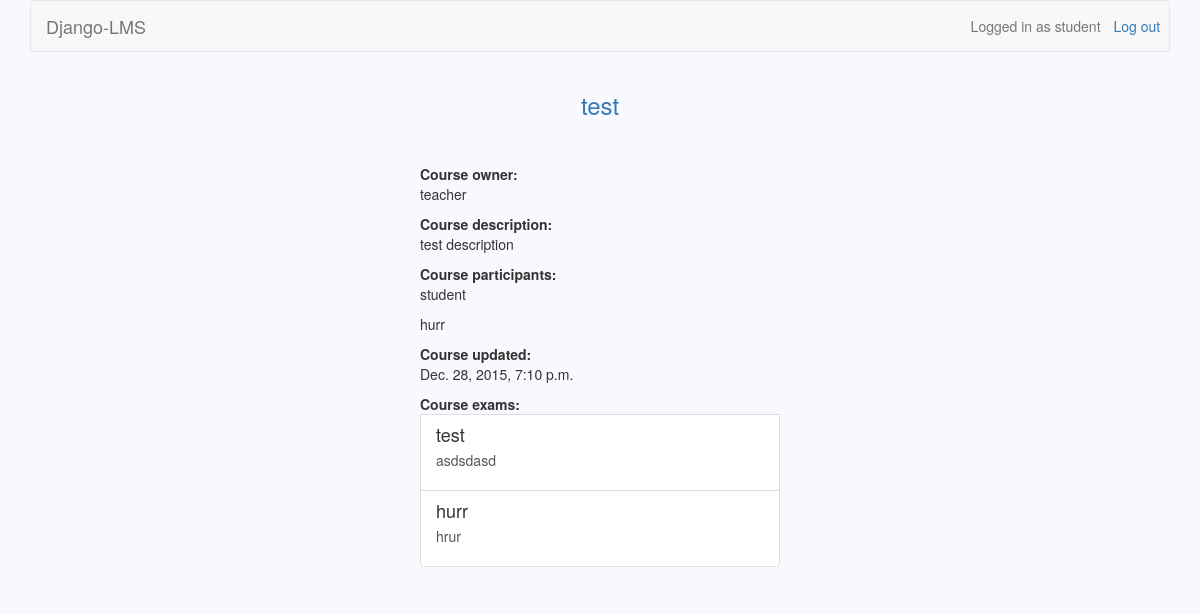
Screenshot of /courses/27/s (signed in) with the database file from the repository.
### users/models.py (models this page shows, shortened)
class User(AbstractBaseUser):
	username = models.CharField(max_length=30, unique=True)
	email = models.EmailField(max_length=30, unique=True)
	is_teacher = models.BooleanField(default=False)
	date_joined = models.DateTimeField(default=timezone.now)
	is_active = models.BooleanField(default=True)
	USERNAME_FIELD = 'username'
	objects = UserManager()

### courses/models.py (models this page shows)
class Course(models.Model):
	owner = models.CharField(max_length=30)
	name = models.CharField(max_length=30)
	description = models.TextField(blank=True)
	updated = models.DateTimeField(auto_now=True)
	participants = models.ManyToManyField(settings.AUTH_USER_MODEL, blank=True, through='Participation')

class Participation(models.Model):
	user = models.ForeignKey(settings.AUTH_USER_MODEL)
	course = models.ForeignKey(Course)

### exams/models.py (models this page shows)
class Exam(models.Model):
	owner = models.CharField(max_length=30)
	name = models.CharField(max_length=30)
	description = models.TextField(blank=True)
	updated = models.DateTimeField(auto_now=True)
	date_to_be_taken = models.DateTimeField()
	course = models.ForeignKey(Course)

### courses/views.py (the view)
# urls.py: url(r'^(\d+)/s$', views.view_course, name='view_course'),
@user_passes_test(student_check)
def view_course(request, course_id):
    course = Course.objects.get(id=course_id)
    participants = list(Participation.objects.filter(course=course_id))
    exams = Exam.objects.filter(course=course_id)
    return render(request, 'view_course.html', {'course': course, 'participants': participants, 'exams': exams})

### courses/views.py (called while the page is built)
def student_check(user):
    return not user.is_teacher

### courses/templates/view_course.html
{% extends 'base.html' %}
{% block header_text %}{{ course.name }}{% endblock %}
{% block dashboard %}
	<b>Course owner:</b>
	<p>{{ course.owner }}</p>
	<b>Course description:</b>
	<p>{{ course.description }}</p>
	<b>Course participants:</b>
	{% for participant in participants %}
		<p>{{ participant.user }}</p>
	{% endfor %}
	<b>Course updated:</b>
	<p>{{ course.updated }}</p>
	<b>Course exams:</b>
	{% for exam in exams %}
		<a class="list-group-item" href="{% url 'view_exam' course.id exam.id %}">
			<h4 class="list-group-item-heading">{{ exam.name }}</h4>
			<p class="list-group-item-description">{{ exam.description }}</p>
		</a>
	{% endfor %}
{% endblock %}

### django-lms/templates/base.html (shortened to what this page needs)
{% load staticfiles %}
<!DOCTYPE html>
<html>
    <head>
        <link href="/static/bootstrap/css/bootstrap.min.css" rel="stylesheet">
        <link href="/static/base.css" rel="stylesheet">
	</head>
    <body>
        <div class="container">
            <nav class="navbar navbar-default" role="navigation">
                {% if user.is_active %}
                    {% if user.is_teacher %}
                        <a class="navbar-brand" href="{% url 'teacher_page' %}">Django-LMS</a>
                    {% else %}
                        <a class="navbar-brand" href="{% url 'student_page' %}">Django-LMS</a>
                    {% endif %}
                    <a class="btn navbar-btn navbar-right" id="id_logout" href="{% url 'logout' %}">Log out</a>
                    <span class="navbar-text navbar-right">Logged in as {{ user.username }}</span>
                {% else %}
                    <a class="navbar-brand" href="/">Django-LMS</a>
                    <a class="btn navbar-btn navbar-right" id="id_login" href="{% url 'login' %}">Log in</a>
                    <a class="btn navbar-btn navbar-right" id="id_signup" href="{% url 'signup' %}">Sign up</a>
                {% endif %}
            </nav>
            <div class="row">
                <h3 class="text-primary text-center">{% block header_text %}{% endblock %}</h3>
                <br>
                <form class="form-horizontal col-md-6 col-md-offset-5" action="{% block form_action %}{% endblock %}"
                    method="POST">
                    <div class="form-group col-xs-4">
                    </div>
                </form>
                <div class="col-md-4 col-md-offset-4" >
                    <div class="list-group">
                        {% block dashboard %}{% endblock %}
                    </div>
                </div>
            </div>
        </div>
    </body>
</html>

### django-lms/static/base.css (style rules this page uses)
body { background-color: #F8F8FF; }
#id_login, #id_logout { padding-right: 2%; }
.list-group-item-description { overflow: hidden; text-overflow: ellipsis; }

### rows the page displays
User: username "student"
Course: name "test", owner "teacher", description "test description", updated "Dec. 28, 2015, 7:10 p.m."
Participation: user "student"
Participation: user "hurr"
Exam: name "test", description "asdsdasd"
Exam: name "hurr", description "hrur"
